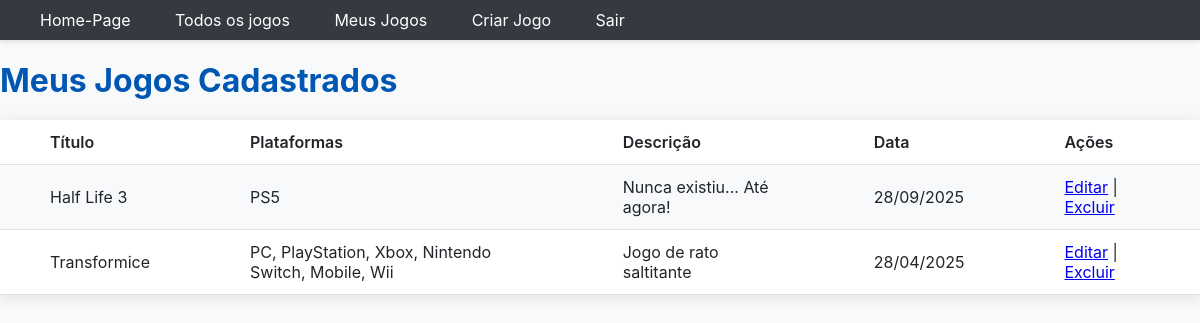
The app's page /games/ (signed in), older data.
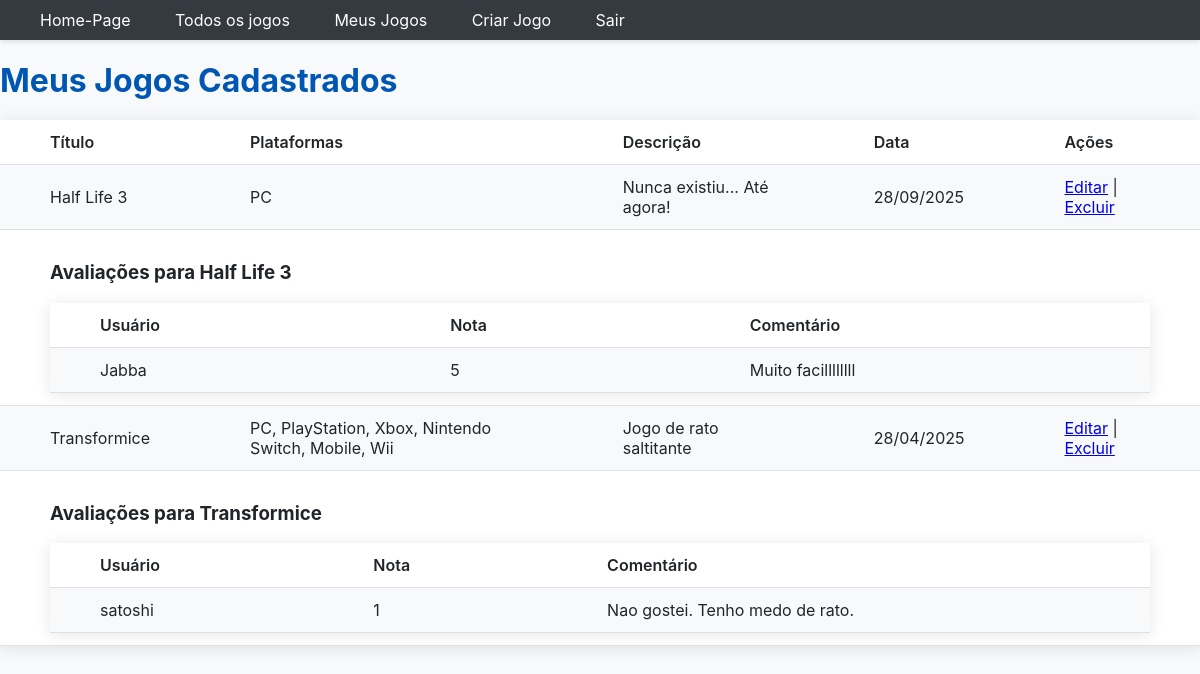
The same page, newer data.
### Games/models.py (models this page shows, shortened)
class GamesModel(models.Model):
    id = models.AutoField(primary_key=True)
    title = models.CharField(max_length=100, help_text='Título do jogo')
    platforms = models.CharField(max_length=100, help_text='Plataformas suportadas')
    description = models.TextField(max_length=500, help_text='Descrição do jogo')
    release_date = models.DateField(help_text='Data de lançamento')
    developer = models.ForeignKey('auth.User', on_delete=models.CASCADE)
    def formatted_platforms(self):
        return self.platforms.replace("[", "").replace("]", "").replace("'", "")

### Reviews/models.py (models this page shows, shortened)
class Review(models.Model):
    id = models.AutoField(primary_key=True)
    user = models.ForeignKey(User, on_delete=models.CASCADE, help_text='Usuário que criou a avaliação')
    game = models.ForeignKey(GamesModel, on_delete=models.CASCADE, help_text='Jogo que está sendo avaliado', related_name='reviews', default=None)
    rating = models.IntegerField(help_text='Nota de 1 a 10')
    comment = models.TextField(max_length=500, help_text='Comentário sobre o jogo')
    created_at = models.DateTimeField(auto_now_add=True, help_text='Data de criação')
    class Meta:
        unique_together = [['user', 'game']]

### Games/views.py (the view)
# urls.py: path('', views.GamesHomePageView.as_view(), name='home-page-games'),
class GamesHomePageView(LoginRequiredMixin, ListView):
    model = GamesModel
    template_name = 'Games/home_page_games.html'
    context_object_name = 'games'
    def get_queryset(self):
        return GamesModel.objects.filter(developer=self.request.user)
    def dispatch(self, request, *args, **kwargs):
        if not request.user.groups.filter(name='GameDev').exists():
            messages.error(request, "Você não tem permissão para visualizar esta página.")
            return HttpResponseRedirect(reverse('home-page'))
        return super().dispatch(request, *args, **kwargs)

### Reviews/templatetags/auth_extras.py (called while the page is built)
@register.filter(name='has_group')
def has_group(user, group_name):
    return user.groups.filter(name=group_name).exists()

### Games/templates/Games/home_page_games.html (shortened to what this page needs)
{% load static %}
{% load auth_extras %}
<!DOCTYPE html>
<html lang="pt-BR">
<head>
    <link rel="stylesheet" href="{% static 'Games/css/estilo.css' %}">
</head>
<body>
    <nav>
        <a href="{% url 'home-page' %}">Home-Page</a>
        {% include 'Games/links.html' %}
        {% include 'Seguranca/links.html' %}
    </nav>
    <h1>Meus Jogos Cadastrados</h1>
    <table>
        <tr>
            <th>Título</th>
            <th>Plataformas</th>
            <th>Descrição</th>
            <th>Data</th>
            <th>Ações</th>
        </tr>
        {% for game in games %}
            <tr>
                <td>{{ game.title }}</td>
                <td>{{ game.formatted_platforms }}</td>
                <td>{{ game.description }}</td>
                <td>{{ game.release_date|date:"d/m/Y" }}</td>
                <td>
                    <a href="{% url 'Games:atualiza-games' pk=game.pk %}">Editar</a> |
                    <a href="{% url 'Games:deleta-games' pk=game.pk %}">Excluir</a>
                </td>
            </tr>
            {% if game.reviews.all %}
                <tr>
                    <td colspan="6">
                        <h3>Avaliações para {{ game.title }}</h3>
                        <table>
                            <tr>
                                <th>Usuário</th>
                                <th>Nota</th>
                                <th>Comentário</th>
                            </tr>
                            {% for review in game.reviews.all %}
                                <tr>
                                    <td>{{ review.user.username }}</td>
                                    <td>{{ review.rating }}</td>
                                    <td>{{ review.comment }}</td>
                                </tr>
                            {% endfor %}
                        </table>
                    </td>
                </tr>
            {% endif %}
        {% empty %}
            <tr>
                <th colspan="5">Você não cadastrou nenhum jogo.</th>
            </tr>
        {% endfor %}
    </table>
</body>
</html>

Row changes from the older to the newer data that the page shows:
changed GamesModel "Half Life 3": formatted_platforms "PS5" → "PC"; title (not shown) → "Half Life 3"
added Review: user.username "Jabba", rating "5", comment "Muito facillllllll", shown under GamesModel "Half Life 3"
shown differently, row unchanged: GamesModel "Transformice": title (not shown) → "Transformice"
added Review: user.username "satoshi", rating "1", comment "Nao gostei. Tenho medo de rato.", shown under GamesModel "Transformice"
